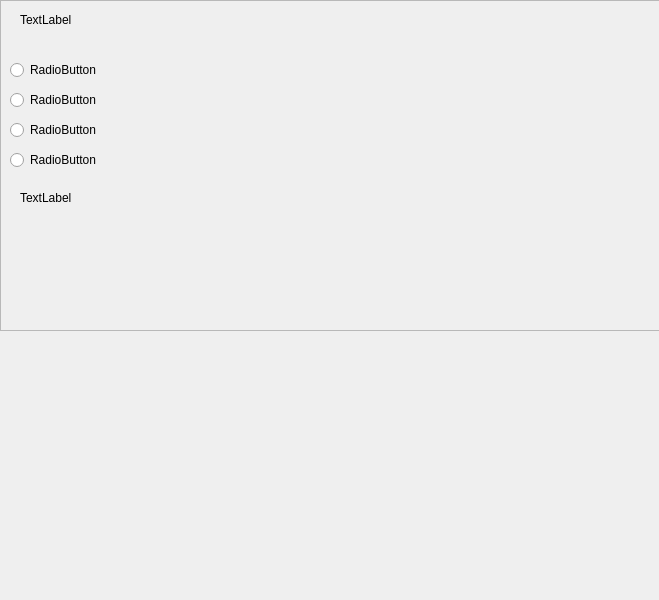
<?xml version="1.0" encoding="UTF-8"?>
<ui version="4.0">
 <class>MainWindow</class>
 <widget class="QMainWindow" name="MainWindow">
  <property name="geometry">
   <rect>
    <x>0</x>
    <y>0</y>
    <width>659</width>
    <height>600</height>
   </rect>
  </property>
  <property name="windowTitle">
   <string>MainWindow</string>
  </property>
  <widget class="QWidget" name="centralwidget">
   <widget class="QFrame" name="frame">
    <property name="geometry">
     <rect>
      <x>0</x>
      <y>0</y>
      <width>661</width>
      <height>331</height>
     </rect>
    </property>
    <property name="frameShape">
     <enum>QFrame::StyledPanel</enum>
    </property>
    <property name="frameShadow">
     <enum>QFrame::Raised</enum>
    </property>
    <widget class="QRadioButton" name="radioButton">
     <property name="geometry">
      <rect>
       <x>10</x>
       <y>60</y>
       <width>99</width>
       <height>20</height>
      </rect>
     </property>
     <property name="text">
      <string>RadioButton</string>
     </property>
    </widget>
    <widget class="QRadioButton" name="radioButton_2">
     <property name="geometry">
      <rect>
       <x>10</x>
       <y>90</y>
       <width>99</width>
       <height>20</height>
      </rect>
     </property>
     <property name="text">
      <string>RadioButton</string>
     </property>
    </widget>
    <widget class="QRadioButton" name="radioButton_3">
     <property name="geometry">
      <rect>
       <x>10</x>
       <y>120</y>
       <width>99</width>
       <height>20</height>
      </rect>
     </property>
     <property name="text">
      <string>RadioButton</string>
     </property>
    </widget>
    <widget class="QRadioButton" name="radioButton_4">
     <property name="geometry">
      <rect>
       <x>10</x>
       <y>150</y>
       <width>99</width>
       <height>20</height>
      </rect>
     </property>
     <property name="text">
      <string>RadioButton</string>
     </property>
    </widget>
    <widget class="QLabel" name="label">
     <property name="geometry">
      <rect>
       <x>20</x>
       <y>10</y>
       <width>551</width>
       <height>20</height>
      </rect>
     </property>
     <property name="text">
      <string>TextLabel</string>
     </property>
    </widget>
    <widget class="QLabel" name="label_2">
     <property name="geometry">
      <rect>
       <x>20</x>
       <y>190</y>
       <width>58</width>
       <height>16</height>
      </rect>
     </property>
     <property name="text">
      <string>TextLabel</string>
     </property>
    </widget>
   </widget>
  </widget>
 </widget>
 <resources/>
 <connections/>
</ui>
